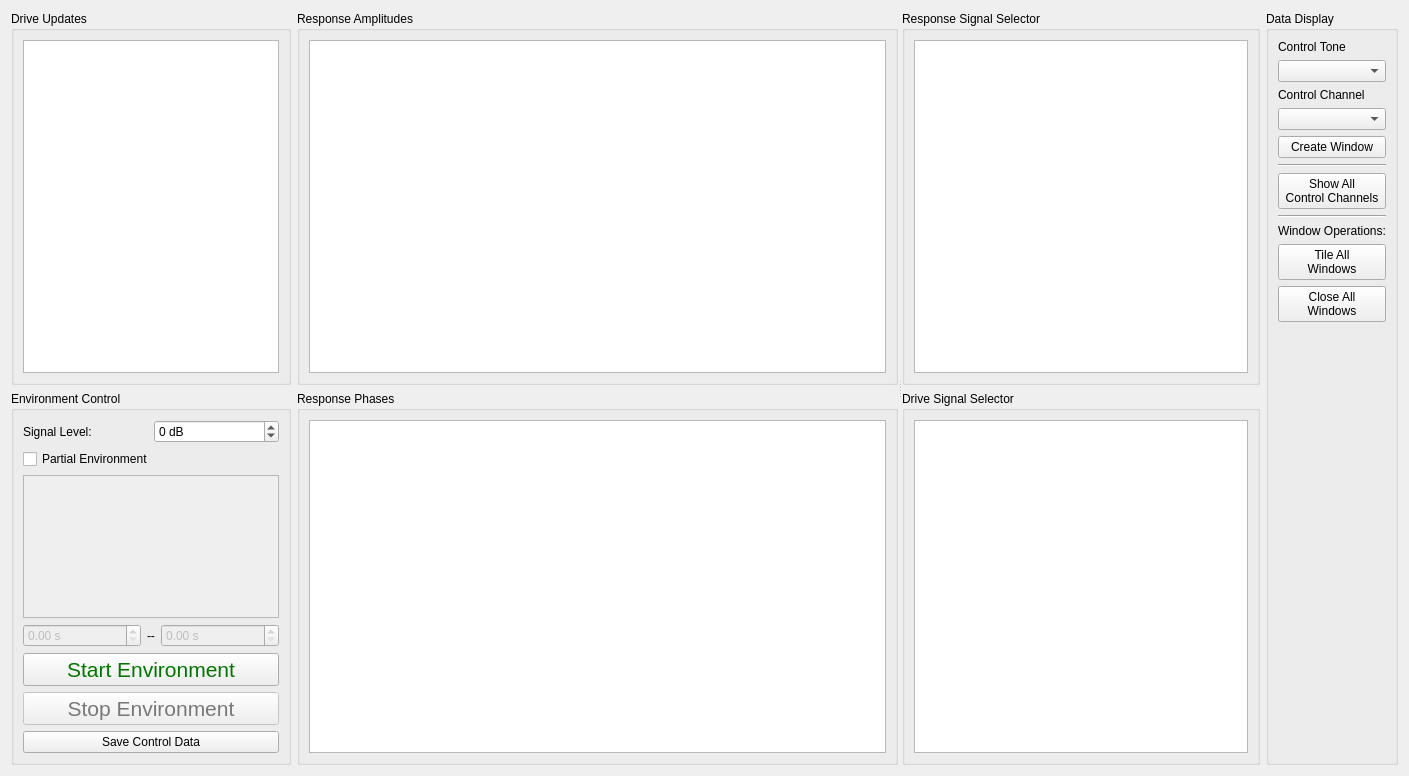
<?xml version="1.0" encoding="UTF-8"?>
<ui version="4.0">
 <class>Form</class>
 <widget class="QWidget" name="Form">
  <property name="geometry">
   <rect>
    <x>0</x>
    <y>0</y>
    <width>1409</width>
    <height>776</height>
   </rect>
  </property>
  <property name="windowTitle">
   <string>Form</string>
  </property>
  <layout class="QHBoxLayout" name="horizontalLayout_2">
   <item>
    <layout class="QVBoxLayout" name="environment_control_layout">
     <item>
      <widget class="QGroupBox" name="control_updates_groupbox">
       <property name="title">
        <string>Drive Updates</string>
       </property>
       <layout class="QVBoxLayout" name="verticalLayout_71">
        <item>
         <widget class="PlotWidget" name="control_updates_plot">
          <property name="sizePolicy">
           <sizepolicy hsizetype="Minimum" vsizetype="Expanding">
            <horstretch>0</horstretch>
            <verstretch>0</verstretch>
           </sizepolicy>
          </property>
          <property name="toolTip">
           <string>&lt;html&gt;&lt;head/&gt;&lt;body&gt;&lt;p&gt;&lt;span style=&quot; font-weight:600;&quot;&gt;Drive Updates&lt;/span&gt;&lt;/p&gt;&lt;p&gt;Shows the updates that the controller is applying to the open-loop drive signal based on error correction. The plot is shown in the complex plane with real part on the horizontal axis and imaginary part on the vertical axis.  The drive updates shown correspond to those applied to the selected drive channel and sine tone in the Drive Signal Selector box.&lt;/p&gt;&lt;/body&gt;&lt;/html&gt;</string>
          </property>
          <property name="backgroundBrush">
           <brush brushstyle="NoBrush">
            <color alpha="255">
             <red>255</red>
             <green>255</green>
             <blue>255</blue>
            </color>
           </brush>
          </property>
         </widget>
        </item>
       </layout>
      </widget>
     </item>
     <item>
      <widget class="QGroupBox" name="environment_control_groupbox">
       <property name="sizePolicy">
        <sizepolicy hsizetype="Minimum" vsizetype="Minimum">
         <horstretch>0</horstretch>
         <verstretch>0</verstretch>
        </sizepolicy>
       </property>
       <property name="title">
        <string>Environment Control</string>
       </property>
       <layout class="QVBoxLayout" name="verticalLayout_2">
        <item>
         <layout class="QHBoxLayout" name="test_level_layout">
          <item>
           <widget class="QLabel" name="test_level_label">
            <property name="sizePolicy">
             <sizepolicy hsizetype="Minimum" vsizetype="Preferred">
              <horstretch>0</horstretch>
              <verstretch>0</verstretch>
             </sizepolicy>
            </property>
            <property name="text">
             <string>Signal Level:</string>
            </property>
           </widget>
          </item>
          <item>
           <widget class="QSpinBox" name="test_level_selector">
            <property name="toolTip">
             <string>&lt;html&gt;&lt;head/&gt;&lt;body&gt;&lt;p&gt;&lt;span style=&quot; font-weight:600;&quot;&gt;Signal Level&lt;/span&gt;&lt;/p&gt;&lt;p&gt;Runs the control at a modified test level.  Often used to investigate control accuracy at a lower level without potentially damaging the test article.&lt;/p&gt;&lt;/body&gt;&lt;/html&gt;</string>
            </property>
            <property name="keyboardTracking">
             <bool>false</bool>
            </property>
            <property name="suffix">
             <string> dB</string>
            </property>
            <property name="minimum">
             <number>-60</number>
            </property>
            <property name="maximum">
             <number>18</number>
            </property>
           </widget>
          </item>
         </layout>
        </item>
        <item>
         <layout class="QGridLayout" name="gridLayout">
          <item row="0" column="0">
           <widget class="QCheckBox" name="partial_environment_selector">
            <property name="toolTip">
             <string>&lt;html&gt;&lt;head/&gt;&lt;body&gt;&lt;p&gt;&lt;span style=&quot; font-weight:600;&quot;&gt;Partial Environment&lt;/span&gt;&lt;/p&gt;&lt;p&gt;If checked, this will enable the user to select only specific sine tones or specific time ranges over which to run the environment, which can be useful to investigate poor control in specific tones or over specific modes of the structure.&lt;/p&gt;&lt;/body&gt;&lt;/html&gt;</string>
            </property>
            <property name="text">
             <string>Partial Environment</string>
            </property>
           </widget>
          </item>
          <item row="2" column="0">
           <layout class="QHBoxLayout" name="horizontalLayout">
            <item>
             <widget class="QDoubleSpinBox" name="start_time_selector">
              <property name="enabled">
               <bool>false</bool>
              </property>
              <property name="toolTip">
               <string>&lt;html&gt;&lt;head/&gt;&lt;body&gt;&lt;p&gt;&lt;span style=&quot; font-weight:600;&quot;&gt;Partial Environment Start Time&lt;/span&gt;&lt;/p&gt;&lt;p&gt;If the Partial Environment checkbox is checked, the environment will start at the time specified inthis box.&lt;/p&gt;&lt;/body&gt;&lt;/html&gt;</string>
              </property>
              <property name="suffix">
               <string> s</string>
              </property>
             </widget>
            </item>
            <item>
             <widget class="QLabel" name="label">
              <property name="sizePolicy">
               <sizepolicy hsizetype="Fixed" vsizetype="Preferred">
                <horstretch>0</horstretch>
                <verstretch>0</verstretch>
               </sizepolicy>
              </property>
              <property name="text">
               <string>--</string>
              </property>
             </widget>
            </item>
            <item>
             <widget class="QDoubleSpinBox" name="stop_time_selector">
              <property name="enabled">
               <bool>false</bool>
              </property>
              <property name="toolTip">
               <string>&lt;html&gt;&lt;head/&gt;&lt;body&gt;&lt;p&gt;&lt;span style=&quot; font-weight:600;&quot;&gt;Partial Environment End Time&lt;/span&gt;&lt;/p&gt;&lt;p&gt;If the Partial Environment checkbox is checked, the environment will end at the time specified inthis box.&lt;/p&gt;&lt;/body&gt;&lt;/html&gt;</string>
              </property>
              <property name="suffix">
               <string> s</string>
              </property>
             </widget>
            </item>
           </layout>
          </item>
          <item row="1" column="0">
           <widget class="QListWidget" name="partial_environment_tone_selector">
            <property name="enabled">
             <bool>false</bool>
            </property>
            <property name="sizePolicy">
             <sizepolicy hsizetype="Minimum" vsizetype="MinimumExpanding">
              <horstretch>0</horstretch>
              <verstretch>0</verstretch>
             </sizepolicy>
            </property>
            <property name="toolTip">
             <string>&lt;html&gt;&lt;head/&gt;&lt;body&gt;&lt;p&gt;&lt;span style=&quot; font-weight:600;&quot;&gt;Partial Environment Tone Selector&lt;/span&gt;&lt;/p&gt;&lt;p&gt;Only tones selected in this list will be run if the Partial Environment checkbox is checked.&lt;/p&gt;&lt;/body&gt;&lt;/html&gt;</string>
            </property>
            <property name="sizeAdjustPolicy">
             <enum>QAbstractScrollArea::AdjustToContents</enum>
            </property>
           </widget>
          </item>
         </layout>
        </item>
        <item>
         <layout class="QVBoxLayout" name="button_layout">
          <item>
           <widget class="QPushButton" name="start_test_button">
            <property name="sizePolicy">
             <sizepolicy hsizetype="Minimum" vsizetype="Minimum">
              <horstretch>0</horstretch>
              <verstretch>0</verstretch>
             </sizepolicy>
            </property>
            <property name="palette">
             <palette>
              <active>
               <colorrole role="ButtonText">
                <brush brushstyle="SolidPattern">
                 <color alpha="255">
                  <red>0</red>
                  <green>120</green>
                  <blue>0</blue>
                 </color>
                </brush>
               </colorrole>
              </active>
              <inactive>
               <colorrole role="ButtonText">
                <brush brushstyle="SolidPattern">
                 <color alpha="255">
                  <red>0</red>
                  <green>120</green>
                  <blue>0</blue>
                 </color>
                </brush>
               </colorrole>
              </inactive>
              <disabled>
               <colorrole role="ButtonText">
                <brush brushstyle="SolidPattern">
                 <color alpha="255">
                  <red>120</red>
                  <green>120</green>
                  <blue>120</blue>
                 </color>
                </brush>
               </colorrole>
              </disabled>
             </palette>
            </property>
            <property name="font">
             <font>
              <pointsize>16</pointsize>
             </font>
            </property>
            <property name="toolTip">
             <string>&lt;html&gt;&lt;head/&gt;&lt;body&gt;&lt;p&gt;&lt;span style=&quot; font-weight:600;&quot;&gt;Start Environment&lt;/span&gt;&lt;/p&gt;&lt;p&gt;Starts the environment controlling to the specified sine tones.&lt;/p&gt;&lt;/body&gt;&lt;/html&gt;</string>
            </property>
            <property name="text">
             <string>Start Environment</string>
            </property>
           </widget>
          </item>
          <item>
           <widget class="QPushButton" name="stop_test_button">
            <property name="enabled">
             <bool>false</bool>
            </property>
            <property name="sizePolicy">
             <sizepolicy hsizetype="Minimum" vsizetype="Minimum">
              <horstretch>0</horstretch>
              <verstretch>0</verstretch>
             </sizepolicy>
            </property>
            <property name="palette">
             <palette>
              <active>
               <colorrole role="ButtonText">
                <brush brushstyle="SolidPattern">
                 <color alpha="255">
                  <red>255</red>
                  <green>0</green>
                  <blue>0</blue>
                 </color>
                </brush>
               </colorrole>
              </active>
              <inactive>
               <colorrole role="ButtonText">
                <brush brushstyle="SolidPattern">
                 <color alpha="255">
                  <red>255</red>
                  <green>0</green>
                  <blue>0</blue>
                 </color>
                </brush>
               </colorrole>
              </inactive>
              <disabled>
               <colorrole role="ButtonText">
                <brush brushstyle="SolidPattern">
                 <color alpha="255">
                  <red>120</red>
                  <green>120</green>
                  <blue>120</blue>
                 </color>
                </brush>
               </colorrole>
              </disabled>
             </palette>
            </property>
            <property name="font">
             <font>
              <pointsize>16</pointsize>
             </font>
            </property>
            <property name="toolTip">
             <string>&lt;html&gt;&lt;head/&gt;&lt;body&gt;&lt;p&gt;&lt;span style=&quot; font-weight:600;&quot;&gt;Stop Environment&lt;/span&gt;&lt;/p&gt;&lt;p&gt;Stops the environment manually.&lt;/p&gt;&lt;/body&gt;&lt;/html&gt;</string>
            </property>
            <property name="text">
             <string>Stop Environment</string>
            </property>
           </widget>
          </item>
         </layout>
        </item>
        <item>
         <widget class="QPushButton" name="save_control_data_button">
          <property name="toolTip">
           <string>&lt;html&gt;&lt;head/&gt;&lt;body&gt;&lt;p&gt;&lt;span style=&quot; font-weight:600;&quot;&gt;Save Control Data&lt;/span&gt;&lt;/p&gt;&lt;p&gt;Saves the current control data from the test.&lt;/p&gt;&lt;/body&gt;&lt;/html&gt;</string>
          </property>
          <property name="text">
           <string>Save Control Data</string>
          </property>
         </widget>
        </item>
       </layout>
      </widget>
     </item>
    </layout>
   </item>
   <item>
    <widget class="QSplitter" name="splitter">
     <property name="orientation">
      <enum>Qt::Horizontal</enum>
     </property>
     <widget class="QWidget" name="layoutWidget">
      <layout class="QVBoxLayout" name="verticalLayout">
       <item>
        <widget class="QGroupBox" name="amplitude_groupbox">
         <property name="sizePolicy">
          <sizepolicy hsizetype="Preferred" vsizetype="Expanding">
           <horstretch>0</horstretch>
           <verstretch>0</verstretch>
          </sizepolicy>
         </property>
         <property name="title">
          <string>Response Amplitudes</string>
         </property>
         <layout class="QHBoxLayout" name="horizontalLayout_3">
          <item>
           <widget class="PlotWidget" name="amplitude_plot">
            <property name="toolTip">
             <string>&lt;html&gt;&lt;head/&gt;&lt;body&gt;&lt;p&gt;&lt;span style=&quot; font-weight:600;&quot;&gt;Response Amplitude Plot&lt;/span&gt;&lt;/p&gt;&lt;p&gt;Plots the response amplitude compared to the specification for the selected control channel and sine tone.  Additionally plots warning and abort limits if specified.&lt;/p&gt;&lt;/body&gt;&lt;/html&gt;</string>
            </property>
            <property name="backgroundBrush">
             <brush brushstyle="NoBrush">
              <color alpha="255">
               <red>255</red>
               <green>255</green>
               <blue>255</blue>
              </color>
             </brush>
            </property>
           </widget>
          </item>
         </layout>
        </widget>
       </item>
       <item>
        <widget class="QGroupBox" name="phase_groupbox">
         <property name="sizePolicy">
          <sizepolicy hsizetype="Preferred" vsizetype="Expanding">
           <horstretch>0</horstretch>
           <verstretch>0</verstretch>
          </sizepolicy>
         </property>
         <property name="title">
          <string>Response Phases</string>
         </property>
         <layout class="QHBoxLayout" name="horizontalLayout_4">
          <item>
           <widget class="PlotWidget" name="phase_plot">
            <property name="toolTip">
             <string>&lt;html&gt;&lt;head/&gt;&lt;body&gt;&lt;p&gt;&lt;span style=&quot; font-weight:600;&quot;&gt;Response Phase Plot&lt;/span&gt;&lt;/p&gt;&lt;p&gt;Plots the response phase compared to the specification for the selected control channel and sine tone.&lt;/p&gt;&lt;/body&gt;&lt;/html&gt;</string>
            </property>
            <property name="backgroundBrush">
             <brush brushstyle="NoBrush">
              <color alpha="255">
               <red>255</red>
               <green>255</green>
               <blue>255</blue>
              </color>
             </brush>
            </property>
           </widget>
          </item>
         </layout>
        </widget>
       </item>
      </layout>
     </widget>
     <widget class="QWidget" name="verticalLayoutWidget">
      <layout class="QVBoxLayout" name="verticalLayout_3">
       <item>
        <widget class="QGroupBox" name="channel_selector_groupbox">
         <property name="title">
          <string>Response Signal Selector</string>
         </property>
         <layout class="QVBoxLayout" name="verticalLayout_4">
          <item>
           <widget class="QTableWidget" name="signal_selector">
            <property name="sizePolicy">
             <sizepolicy hsizetype="Expanding" vsizetype="Expanding">
              <horstretch>0</horstretch>
              <verstretch>0</verstretch>
             </sizepolicy>
            </property>
            <property name="toolTip">
             <string>&lt;html&gt;&lt;head/&gt;&lt;body&gt;&lt;p&gt;&lt;span style=&quot; font-weight:600;&quot;&gt;Response Signal Selector&lt;/span&gt;&lt;/p&gt;&lt;p&gt;Shows the decibel error of each control signal (column) and sine tone (row). Selecting a cell will update the signals plotted in the Response Amplitude and Response Phase plots. Cells will be highlighted in yellow if they hit warning limits and highlighted in red if they hit abort limits.&lt;/p&gt;&lt;/body&gt;&lt;/html&gt;</string>
            </property>
            <property name="sizeAdjustPolicy">
             <enum>QAbstractScrollArea::AdjustToContents</enum>
            </property>
            <attribute name="horizontalHeaderDefaultSectionSize">
             <number>50</number>
            </attribute>
           </widget>
          </item>
         </layout>
        </widget>
       </item>
       <item>
        <widget class="QGroupBox" name="groupBox">
         <property name="title">
          <string>Drive Signal Selector</string>
         </property>
         <layout class="QVBoxLayout" name="verticalLayout_5">
          <item>
           <widget class="QTableWidget" name="control_updates_signal_selector">
            <property name="sizePolicy">
             <sizepolicy hsizetype="Expanding" vsizetype="Expanding">
              <horstretch>0</horstretch>
              <verstretch>0</verstretch>
             </sizepolicy>
            </property>
            <property name="toolTip">
             <string>&lt;html&gt;&lt;head/&gt;&lt;body&gt;&lt;p&gt;&lt;span style=&quot; font-weight:600;&quot;&gt;Drive Signal Selector&lt;/span&gt;&lt;/p&gt;&lt;p&gt;Shows the magnitude of the closed-loop updates applied to the drive signals for each drive signal (column) and sine tone (row).  Selecting a cell will display that drive signal and sine tone in the Drive Updates plot.&lt;/p&gt;&lt;/body&gt;&lt;/html&gt;</string>
            </property>
            <property name="sizeAdjustPolicy">
             <enum>QAbstractScrollArea::AdjustToContents</enum>
            </property>
            <attribute name="horizontalHeaderDefaultSectionSize">
             <number>55</number>
            </attribute>
           </widget>
          </item>
         </layout>
        </widget>
       </item>
      </layout>
     </widget>
    </widget>
   </item>
   <item>
    <widget class="QGroupBox" name="data_display_groupbox">
     <property name="title">
      <string>Data Display</string>
     </property>
     <layout class="QVBoxLayout" name="verticalLayout_40">
      <item>
       <widget class="QLabel" name="control_tone_label">
        <property name="text">
         <string>Control Tone</string>
        </property>
       </widget>
      </item>
      <item>
       <widget class="QComboBox" name="control_tone_selector">
        <property name="toolTip">
         <string>&lt;html&gt;&lt;head/&gt;&lt;body&gt;&lt;p&gt;&lt;span style=&quot; font-weight:600;&quot;&gt;Control Tone Selector&lt;/span&gt;&lt;/p&gt;&lt;p&gt;Selects the sine tone that will be displayed in the window that is created when the Create Window button is clicked.&lt;/p&gt;&lt;/body&gt;&lt;/html&gt;</string>
        </property>
       </widget>
      </item>
      <item>
       <widget class="QLabel" name="control_channel_label">
        <property name="text">
         <string>Control Channel</string>
        </property>
       </widget>
      </item>
      <item>
       <widget class="QComboBox" name="control_channel_selector">
        <property name="toolTip">
         <string>&lt;html&gt;&lt;head/&gt;&lt;body&gt;&lt;p&gt;&lt;span style=&quot; font-weight:600;&quot;&gt;Control Channel Selector&lt;/span&gt;&lt;/p&gt;&lt;p&gt;Selects the control channel that will be displayed in the window that is created when the Create Window button is clicked.&lt;/p&gt;&lt;/body&gt;&lt;/html&gt;</string>
        </property>
       </widget>
      </item>
      <item>
       <widget class="QPushButton" name="create_window_button">
        <property name="toolTip">
         <string>&lt;html&gt;&lt;head/&gt;&lt;body&gt;&lt;p&gt;&lt;span style=&quot; font-weight:600;&quot;&gt;Create Window&lt;/span&gt;&lt;/p&gt;&lt;p&gt;Create a window to show the signal specified by the selected Control Channel and Control Tone&lt;/p&gt;&lt;/body&gt;&lt;/html&gt;</string>
        </property>
        <property name="text">
         <string>Create Window</string>
        </property>
       </widget>
      </item>
      <item>
       <widget class="Line" name="data_display_separator_0">
        <property name="orientation">
         <enum>Qt::Horizontal</enum>
        </property>
       </widget>
      </item>
      <item>
       <widget class="QPushButton" name="show_all_channels_button">
        <property name="toolTip">
         <string>&lt;html&gt;&lt;head/&gt;&lt;body&gt;&lt;p&gt;&lt;span style=&quot; font-weight:600;&quot;&gt;Show All Control Channels&lt;/span&gt;&lt;/p&gt;&lt;p&gt;Creates a display window for each control tone and control channel combination in the test and tiles them on the main monitor.&lt;/p&gt;&lt;/body&gt;&lt;/html&gt;</string>
        </property>
        <property name="text">
         <string>Show All
Control Channels</string>
        </property>
       </widget>
      </item>
      <item>
       <widget class="Line" name="data_display_separator_1">
        <property name="orientation">
         <enum>Qt::Horizontal</enum>
        </property>
       </widget>
      </item>
      <item>
       <widget class="QLabel" name="window_operations_label">
        <property name="text">
         <string>Window Operations:</string>
        </property>
       </widget>
      </item>
      <item>
       <widget class="QPushButton" name="tile_windows_button">
        <property name="toolTip">
         <string>&lt;html&gt;&lt;head/&gt;&lt;body&gt;&lt;p&gt;&lt;span style=&quot; font-weight:600;&quot;&gt;Tile All Windows&lt;/span&gt;&lt;/p&gt;&lt;p&gt;Tile all open display windows across the main monitor&lt;/p&gt;&lt;/body&gt;&lt;/html&gt;</string>
        </property>
        <property name="text">
         <string>Tile All
Windows</string>
        </property>
       </widget>
      </item>
      <item>
       <widget class="QPushButton" name="close_windows_button">
        <property name="toolTip">
         <string>&lt;html&gt;&lt;head/&gt;&lt;body&gt;&lt;p&gt;&lt;span style=&quot; font-weight:600;&quot;&gt;Close All Windows&lt;/span&gt;&lt;/p&gt;&lt;p&gt;Closes all existing visualization windows&lt;/p&gt;&lt;/body&gt;&lt;/html&gt;</string>
        </property>
        <property name="text">
         <string>Close All
Windows</string>
        </property>
       </widget>
      </item>
      <item>
       <spacer name="data_display_spacer">
        <property name="orientation">
         <enum>Qt::Vertical</enum>
        </property>
        <property name="sizeHint" stdset="0">
         <size>
          <width>20</width>
          <height>40</height>
         </size>
        </property>
       </spacer>
      </item>
     </layout>
    </widget>
   </item>
  </layout>
 </widget>
 <customwidgets>
  <customwidget>
   <class>PlotWidget</class>
   <extends>QGraphicsView</extends>
   <header location="global">pyqtgraph</header>
  </customwidget>
 </customwidgets>
 <resources/>
 <connections/>
</ui>
